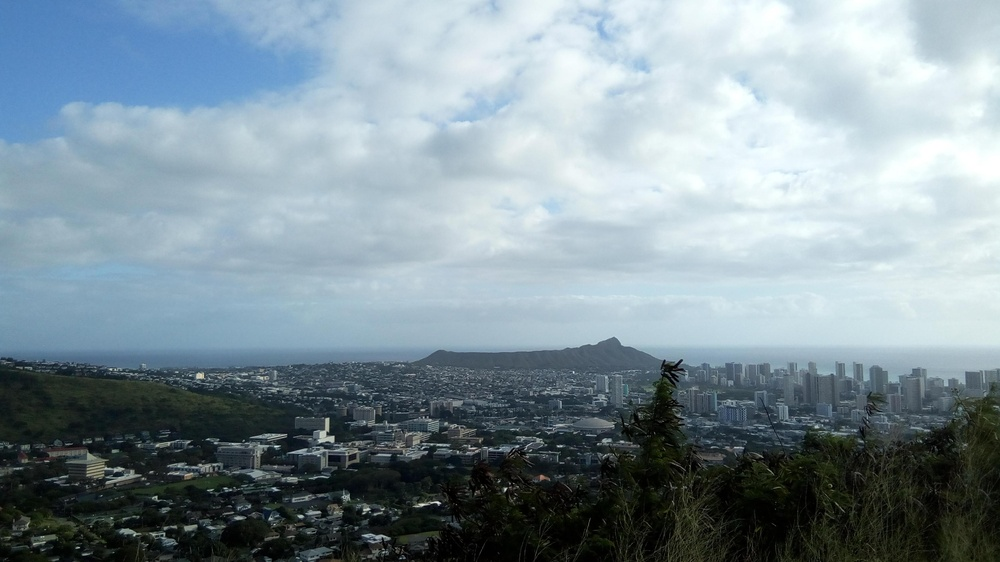
//> input picture data/diamondheadL.jpg, 1000 x 562 px, shrunk from 3328 x 1872 before the run
$ ./sfm ../data/diamondheadL.jpg ../data/diamondheadR.jpg   (built with g++ and OpenCV 4)
//> lines starting //> are read from the running program, lines starting //| are printed output that depends on the picture
/*
Corresponding to chapter 7 of book
Given a collection of image pairs correspoinding to
an unknown number of indepedent and rigidly moving
objects, estimate the number of independent motions,
the fundamental matrices, and the object to which
each image pair belongs
*/

#include <stdio.h>
#include <iostream>
#include <limits>
#include <math.h>
#include <cmath>
#include <time.h>
#include <assert.h>

#include "opencv2/core.hpp"
#include "opencv2/features2d.hpp"
#include "opencv2/imgcodecs.hpp"
#include "opencv2/highgui.hpp"
#include "opencv2/xfeatures2d.hpp"
#include "opencv2/imgproc.hpp"
#include "opencv2/calib3d/calib3d.hpp"
#include <Eigen/Dense>
#include <Eigen/Eigenvalues>

using namespace Eigen;

void readme(){
	std::cout << " Usage: ./2_views/sfm <img1> <img2>" << std::endl;
}

void match_pts(cv::Mat img1, cv::Mat img2, std::vector<cv::KeyPoint>& keypoints1,
			std::vector<cv::KeyPoint>& keypoints2, std::vector<cv::DMatch>& good_matches){

	// SIFT detector for keypoint detection
	cv::Ptr<cv::xfeatures2d::SIFT> detector = cv::xfeatures2d::SIFT::create();

	cv::Mat descriptors1, descriptors2;

	detector->detectAndCompute(img1, cv::Mat(), keypoints1, descriptors1);
	detector->detectAndCompute(img2, cv::Mat(), keypoints2, descriptors2);

	// FLANN based matcher
	cv::FlannBasedMatcher matcher;
	std::vector<cv::DMatch> matches;
	matcher.match(descriptors1, descriptors2, matches);
	double max_dist = 0; double min_dist = 100;
	//-- Quick calculation of max and min distances between keypoints
	for( int i = 0; i < descriptors1.rows; i++ ){
		double dist = matches[i].distance;
		if( dist < min_dist ) min_dist = dist;
		if( dist > max_dist ) max_dist = dist;
	}

	for (int i = 0; i < descriptors1.rows; i++){
		if (matches[i].distance <= MAX(5.0*min_dist, 0.02)){
			good_matches.push_back(matches[i]);
		}
	}
}

void get_Veronese_map(Vector3d ptx, VectorXd& v, int deg){
	// assume image pt x y z has x y corr to keypoint and z = 1
	double x = ptx(0); double y = ptx(1); double z = ptx(2);
	if (deg == 0){
		v = VectorXd::Ones(0);
		return;
	}else if (deg == 1){
		v = VectorXd::Zero(3);
		v(0) = x; v(1) = y; v(2) = z;
		return;
	}else{
		int len = (deg + 2)*(deg + 1)/2;
		v = VectorXd::Zero(len);
		// get veronses for one lesser degree
		VectorXd v_less;
		get_Veronese_map(ptx, v_less, deg-1);
		int len_less = v_less.size(); // get len of the lesser degree veronese
		assert (len == len_less + deg + 1); // this condition should hold
		for (int i = 0; i < len_less; i++){
			v(i) = x*v_less(i);
		}
		// fill in the ones without the x but has y
		for (int j = 0; j < deg; j++){
			v(len_less + j) = y*v_less(len_less - deg + j);
		}
		// the one that only has z
		v(len_less + deg) = z*v_less(len_less - 1);
		return;
	}
}

void get_Kronecker_product(VectorXd v1, VectorXd v2, VectorXd& result){
	int v1_size = v1.size();
	int v2_size = v2.size();
	result = VectorXd::Zero(v1_size*v2_size);
	for (int i = 0; i < v1_size; i++){
		result.segment(v2_size*i, v2_size) = v1(i)*v2;
	}
	return;
}

void get_matrix_A(std::vector<cv::Point2f> x1, std::vector<cv::Point2f> x2, int n, MatrixXd& A){
	int N = x1.size();
	int Cn = (n+2)*(n+1)/2;
	A = MatrixXd::Zero(N,Cn*Cn);
	for (int i = 0; i < N; i++){
		VectorXd v1, v2, row;
		Vector3d x1i, x2i;
		x1i(0) = x1[i].x; x1i(1) = x1[i].y; x1i(2) = 1;
		x2i(0) = x2[i].x; x2i(1) = x2[i].y; x2i(2) = 1;
		get_Veronese_map(x2i, v2, n);
		get_Veronese_map(x1i, v1, n);
		get_Kronecker_product(v2,v1,row);
		A.row(i) = row;
	}
	return;
}

// [25 lines left out: function poly_roots, not called in this run]

int getNoM(std::vector<cv::Point2f> x1, std::vector<cv::Point2f> x2){
	// image pairs of points keyponts1 and keypoints 2
	// return number of motions
	int N = x1.size();
	for (int i = 1; i < N + 1; i++){
		if (x1.size() < pow(i,4)){
			std::cout << "****** Not Enough Image Pairs *****" << std::endl;
			return -1;
		}
		MatrixXd Ai;
		get_matrix_A(x1, x2, i, Ai);
		FullPivLU<MatrixXd> lu_decomp(Ai);
		int Ci = (i + 2)*(i + 1)/2;
		int rankA = lu_decomp.rank();
		if (rankA == Ci*Ci - 1){
			return i;
		}
	}
	return -1;
}

// [53 lines left out: functions computeFundamentalMtrx, findEpipolarLines, not called in this run]

int main(int argc, char**argv){
	if (argc != 3){
		readme();
		return -1;
	}

	cv::Mat img_1 = cv::imread(argv[1]);
//> img_1 is the input picture: 562 rows x 1000 cols, CV_8UC3; mean B, G, R 156, 147.3, 130.4
	cv::Mat img_2 = cv::imread(argv[2]);
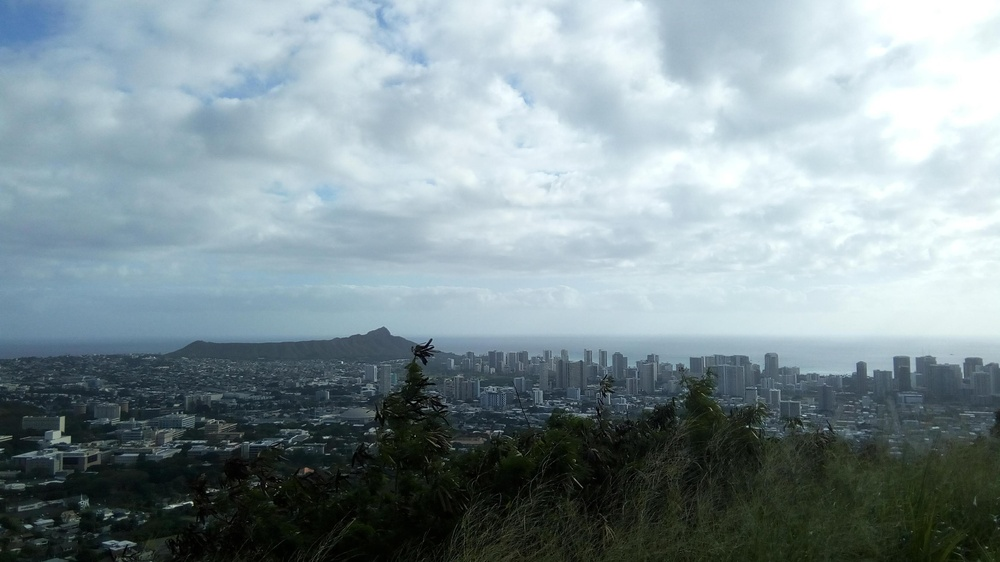
//> input picture data/diamondheadR.jpg, 1000 x 562 px, shrunk from 3328 x 1872 before the run
//> img_2 is the input picture: 562 rows x 1000 cols, CV_8UC3; mean B, G, R 152.9, 147.5, 131.2
	cv::Mat img_1_gray, img_2_gray;
	cv::cvtColor(img_1, img_1_gray, cv::COLOR_BGR2GRAY);
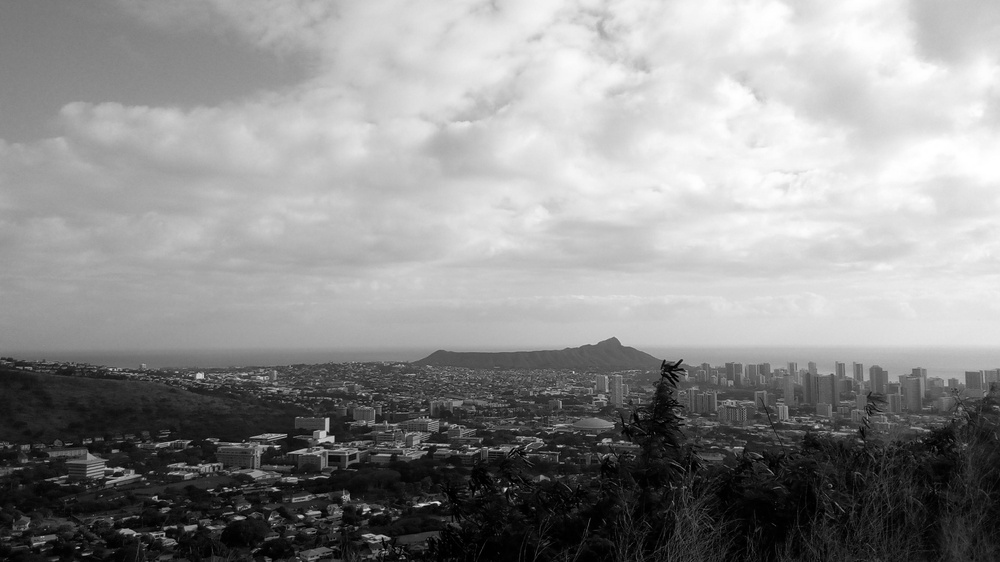
//> img_1_gray: 562 rows x 1000 cols, CV_8UC1; min 0, max 255, mean 143.3
	cv::cvtColor(img_2, img_2_gray, cv::COLOR_BGR2GRAY);
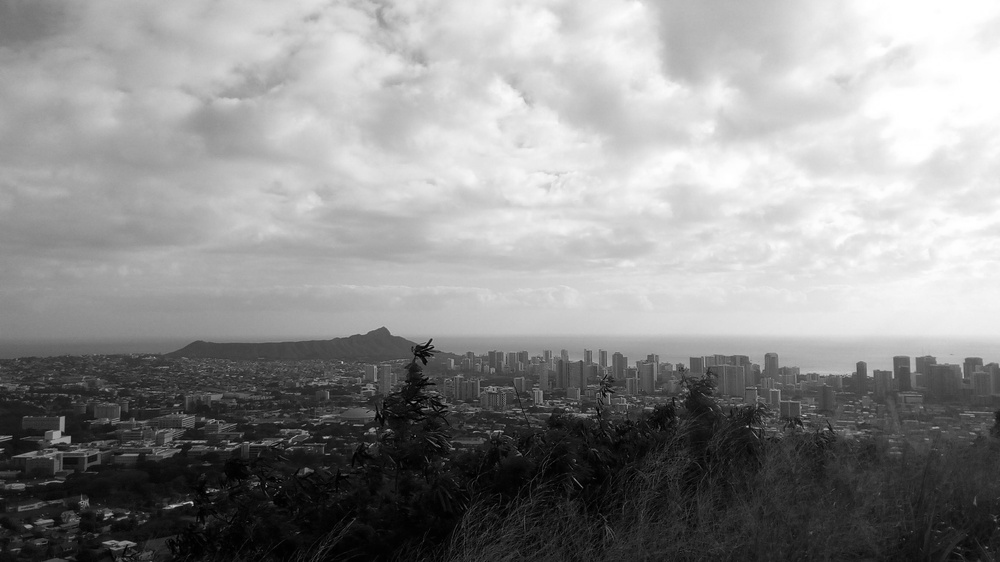
//> img_2_gray: 562 rows x 1000 cols, CV_8UC1; min 0, max 255, mean 143.2
	std::vector<cv::KeyPoint> kp1, kp2;
	std::vector<cv::DMatch> matches;
	match_pts(img_1_gray, img_2_gray, kp1, kp2, matches);
//> in match_pts, `detector->detectAndCompute(img1, cv::Mat(), keypoints1, descriptors1);`: keypoints1 = 1286 keypoints; strongest (x, y, size): (438, 503, 2.5), (505, 489, 2.2), (301, 516, 3), (332, 439, 4.3)
//> in match_pts, `detector->detectAndCompute(img2, cv::Mat(), keypoints2, descriptors2);`: keypoints2 = 772 keypoints; strongest (x, y, size): (173, 506, 2.6), (388, 430, 1.9), (67, 439, 4.9), (290, 441, 2)
//> in match_pts, `matcher.match(descriptors1, descriptors2, matches);`: matches = 1286 matches
//> the loop in match_pts, `for( int i = 0; i < descriptors1.rows; i++ )` made 1286 passes
//> (dist, max_dist) on passes 1, 8, 18, 44, 69, 357, 375: (366.5, 366.5), (367.9, 367.9), (403.8, 403.8), (412.4, 412.4), (421.5, 421.5), (429.9, 429.9), (447.9, 447.9)
//> (dist, min_dist) on passes 403, 457, 693, 856: (78.92, 78.92), (60.85, 60.85), (39.06, 39.06), (24.52, 24.52)
//> after the loop in match_pts, `for( int i = 0; i < descriptors1.rows; i++ )`: min_dist = 24.52; max_dist = 447.9
//> after the loop in match_pts, `for (int i = 0; i < descriptors1.rows; i++)`: good_matches = 160 matches
//> kp1 has the same summary as keypoints1 in match_pts; kp2 has the same summary as keypoints2 in match_pts; matches = 160 matches

	// draw good matches
	cv::Mat img_matches;
	cv::drawMatches(img_1, kp1, img_2, kp2, matches, img_matches, cv::Scalar::all(-1),
				cv::Scalar::all(-1), std::vector<char>(), cv::DrawMatchesFlags::NOT_DRAW_SINGLE_POINTS );
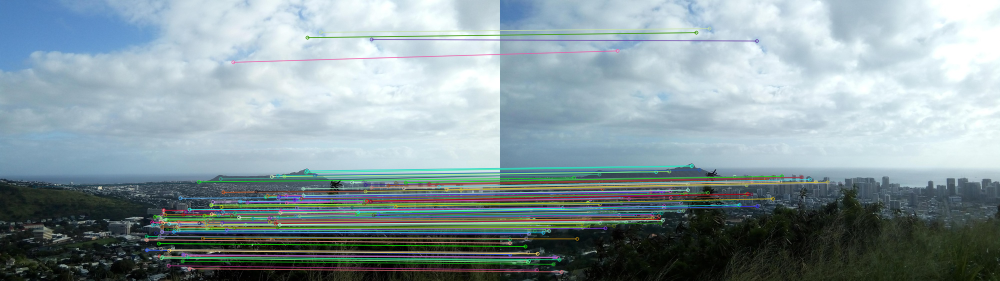
//> img_matches: 562 rows x 2000 cols, CV_8UC3 (shown at 1/2 size); mean B, G, R 158.6, 153.6, 135.9
	//-- Show detected matches
	// cv::imshow( "Good Matches", img_matches );
	// cv::waitKey(0);
	// x1 are img pts from first image
	// x2 are img pts from snd image
	std::vector<cv::Point2f> x1;
	std::vector<cv::Point2f> x2;
	for( int i = 0; i < matches.size(); i++ ){
    	//-- Get the keypoints from the good matches
    	x1.push_back(kp1[matches[i].queryIdx].pt);
    	x2.push_back(kp2[matches[i].trainIdx].pt);
	}
//> after the loop, x1 = 160 Points (x, y), first 12: [68.36, 373.4], [292.7, 479.2], [292.7, 479.2], [293.1, 472.5], [293.6, 499.8], [293.6, 499.8], [304.1, 444.2], [305.4, 449.3], [310, 433], [311.1, 465.6], [317.4, 486.7], [318.9, 472.2]; x2 = 160 Points (x, y), first 12: [311.6, 343.4], [19.19, 485.8], [19.19, 485.8], [19.58, 478.2], [19.68, 508.6], [19.68, 508.6], [33.88, 446.2], [35.32, 451.8], [41.19, 433.6], [42.65, 469.3], [50.39, 492.5], [51.6, 476.7]

	int NOM = getNoM(x1, x2); // find number of motions
//> in getNoM, `int N = x1.size();`: N = 160
//> the loop in getNoM, `for (int i = 1; i < N + 1; i++)` made 4 passes
//> rankA on passes 1 to 3: 9, 34, 62
//| ****** Not Enough Image Pairs *****
//> NOM = -1
	std::cout << "Number of motions: " << NOM << std::endl;
//| Number of motions: -1
	MatrixXd An, F;
	get_matrix_A(x1, x2, NOM, An);
//> (the run ends here: the program stops with an error, at `v = VectorXd::Zero(len);`)
